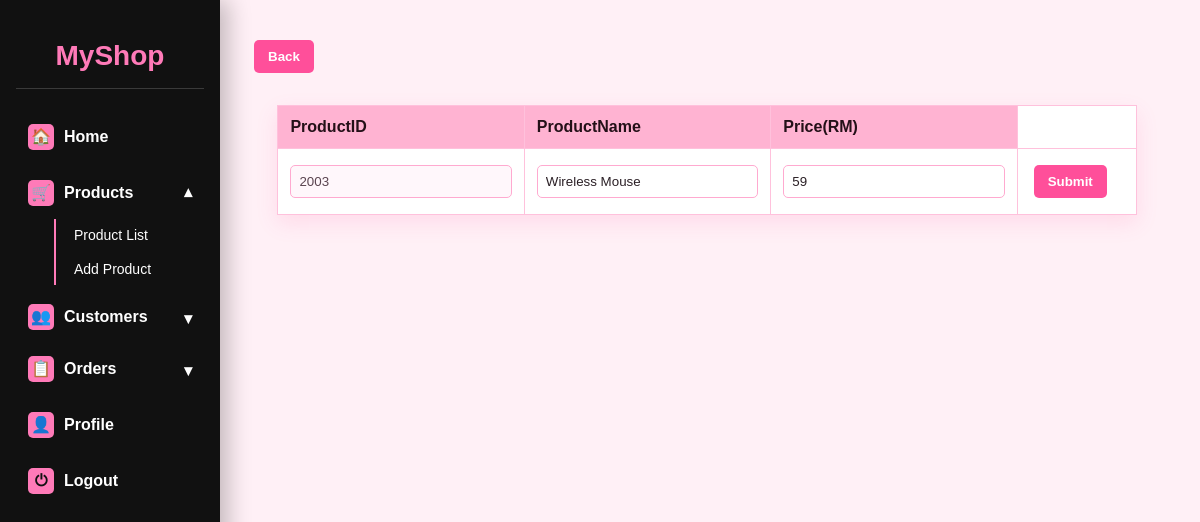
The app's page /editproduct.php?ProductID=2003 with its own data.
### tables this page shows
CREATE TABLE `products` (
  `ProductName` varchar(255) NOT NULL,
  `ProductID` varchar(32) NOT NULL,
  `Price` int(255) NOT NULL
);

### editproduct.php (the view, shortened to what this page needs)
<?php
$servername = "localhost";
$username = "Myshop";
$password = "";
$dbname = "Myshop";
$conn = new mysqli($servername, $username, $password, $dbname);
$ProductID = $_POST['ProductID'] ?? $_GET['ProductID'] ?? "";
$query = "SELECT * FROM products WHERE ProductID='$ProductID'";
$result = mysqli_query($conn, $query) or die("Couldn't execute query");
$product = mysqli_fetch_assoc($result);
$ProductNameValue = isset($_GET["ProductName"]) ? $_GET["ProductName"] : $product["ProductName"];
$PriceValue = isset($_GET["Price"]) ? $_GET["Price"] : $product["Price"];
?>
<!DOCTYPE html>
<html lang="en">
<head>
</head>
<body>
    <div class="sidebar">
        <div class="brand">MyShop</div>
        <a href="homepage.php"><span>&#127968;</span>Home</a>
        <details open>
            <summary><span>&#128722;</span>Products</summary>
            <div class="submenu">
                <a href="products.php">Product List</a>
                <a href="addproduct.php">Add Product</a>
            </div>
        </details>
        <details>
            <summary><span>&#128101;</span>Customers</summary>
        </details>
        <details>
            <summary><span>&#128203;</span>Orders</summary>
        </details>
        <a href="profile.php"><span>&#128100;</span>Profile</a>
        <a href="logout.php"><span>&#9211;</span>Logout</a>
    </div>
    <form action="products.php" method="GET">
        <button type="submit">Back</button>
    </form>
    <form action="process_edit_product.php" method="POST" novalidate>
        <table width="600">
            <tr>
                <th>ProductID</th>
                <th>ProductName</th>
                <th>Price(RM)</th>
            </tr>
            <tr>
                <td><input type="text" name="ProductID" value="<?php echo htmlspecialchars($product['ProductID']); ?>" readonly></td>
                <td><input type="text" name="ProductName" value="<?php echo htmlspecialchars($ProductNameValue); ?>"></td>
                <td><input type="text" name="Price" value="<?php echo htmlspecialchars($PriceValue); ?>"></td>
                <td><input type="submit" value="Submit"></td>
            </tr>
        </table>
    </form>
</body>
</html>

### editproduct.php (style rules this page uses)
* { box-sizing: border-box; font-family: Arial, Helvetica, sans-serif; }
body { min-width: 480px; max-width: 1280px; margin: 0 auto; padding: 36px 36px 36px 250px; background: #fff0f6; color: #2b2026; }
.sidebar { position: fixed; top: 0; left: 0; bottom: 0; width: 220px; padding: 24px 16px; background: #111111; box-shadow: 8px 0 22px rgba(0, 0, 0, 0.24); }
.brand { margin-bottom: 24px; padding: 16px 10px; color: #ff7ab8; font-size: 28px; font-weight: bold; text-align: center; border-bottom: 1px solid #3a3a3a; }
.sidebar a { display: block; margin: 8px 0; padding: 11px 12px; color: #ffffff; text-decoration: none; border-radius: 6px; font-weight: bold; }
.sidebar span { display: inline-block; width: 26px; height: 26px; margin-right: 10px; border-radius: 5px; background: #ff7ab8; color: #111111; text-align: center; line-height: 26px; }
table { width: 94%; max-width: 980px; margin: 28px auto; border-collapse: collapse; background: #ffffff; border: 1px solid #ffc1dc; box-shadow: 0 8px 20px rgba(255, 79, 154, 0.13); }
th { background: #ffb3d2; color: #241018; }
th, td { border: 1px solid #ffc1dc; padding: 12px; text-align: left; vertical-align: middle; }
form { margin: 0; }
input, textarea { width: 100%; max-width: 100%; padding: 8px; border: 1px solid #ffaad0; border-radius: 5px; background: #ffffff; color: #2b2026; }
input[type="submit"], button { width: auto; margin: 4px; padding: 9px 14px; border: 0; border-radius: 5px; background: #ff4f9a; color: #ffffff; cursor: pointer; font-weight: bold; }
input[readonly] { background: #fff7fb; color: #5b4550; cursor: default; }
a { color: #d9367d; text-decoration: none; }
.sidebar details { margin: 4px 0; }
.sidebar summary { position: relative; display: block; padding: 11px 12px; border-radius: 6px; color: #ffffff; cursor: pointer; font-weight: bold; list-style: none; }
.sidebar summary::after { content: "\25BE"; position: absolute; top: 16px; right: 12px; color: #ffffff; }
.sidebar details[open] summary::after { transform: rotate(180deg); }
.sidebar .submenu { margin: 2px 0 8px 38px; padding-left: 8px; border-left: 2px solid #ff7ab8; }
.sidebar .submenu a { margin: 2px 0; padding: 8px 10px; font-size: 14px; font-weight: normal; }

### records on screen
products: ProductID "2003", ProductName "Wireless Mouse", Price "59"
